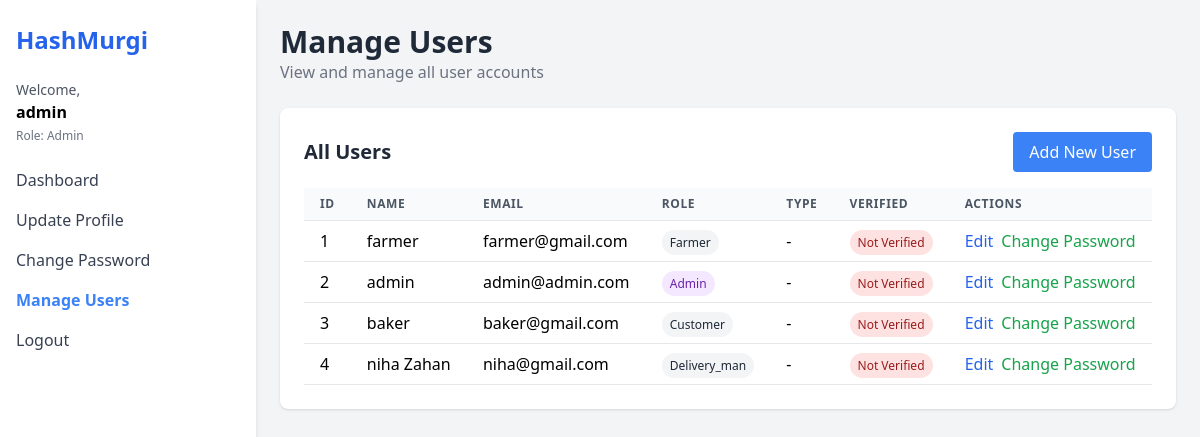
Screenshot of /users (signed in) with the database file from the repository.
### models.py (models this page shows)
class User(db.Model):
    id = db.Column(db.Integer, primary_key=True)
    email = db.Column(db.String(100), unique=True, nullable=False)
    name = db.Column(db.String(100), nullable=False)
    password = db.Column(db.String(200), nullable=False)
    role = db.Column(db.String(50), nullable=False)  # admin, manager, farmer, delivery_man, customer
    phone = db.Column(db.String(20))
    address = db.Column(db.Text)
    blood_group = db.Column(db.String(5))
    image = db.Column(db.String(200))

### app.py (the view)
@app.route('/users')
def manage_users():
    user_id = session.get('user_id')
    user = db.session.get(User, user_id)
    if user.role != 'admin':
        return redirect(url_for('home'))
    all_users = User.query.all()
    return render_template('users.html', user=user, all_users=all_users)

### templates/users.html (shortened to what this page needs)
<!DOCTYPE html>
<html lang="en">
<head>
  <script src="https://cdn.tailwindcss.com"></script>
</head>
<body class="bg-gray-100 min-h-screen">
  <div class="flex h-screen">
    <aside class="w-64 bg-white shadow-md px-4 py-6">
      <h1 class="text-2xl font-bold text-blue-600 mb-6">HashMurgi</h1>
      <div class="mb-6">
        <p class="text-sm text-gray-600">Welcome,</p>
        <p class="font-semibold">{{ user.name }}</p>
        <p class="text-xs text-gray-500 mt-1">Role: {{ user.role|capitalize }}</p>
      </div>
      <nav class="space-y-4">
        <a href="/" class="block text-gray-700 hover:text-blue-500">Dashboard</a>
        <a href="/update-profile" class="block text-gray-700 hover:text-blue-500">Update Profile</a>
        <a href="/change-password" class="block text-gray-700 hover:text-blue-500">Change Password</a>
        {% if user.role == 'admin' %}
        <a href="/users" class="block text-blue-500 font-semibold">Manage Users</a>
        {% endif %}
        <a href="/logout" class="block text-gray-700 hover:text-blue-500">Logout</a>
      </nav>
    </aside>
    <main class="flex-1 p-6 overflow-y-auto">
      <header class="mb-6">
        <h2 class="text-3xl font-semibold text-gray-800">Manage Users</h2>
        <p class="text-gray-500">View and manage all user accounts</p>
      </header>
      <section class="bg-white p-6 rounded-lg shadow">
        <div class="flex justify-between items-center mb-4">
          <h3 class="text-xl font-bold text-gray-800">All Users</h3>
          <a href="/register" class="bg-blue-500 text-white px-4 py-2 rounded hover:bg-blue-600">Add New User</a>
        </div>
        <div class="overflow-x-auto">
          <table class="min-w-full bg-white">
            <thead>
              <tr>
                <th class="py-2 px-4 border-b border-gray-200 bg-gray-50 text-left text-xs font-semibold text-gray-600 uppercase tracking-wider">ID</th>
                <th class="py-2 px-4 border-b border-gray-200 bg-gray-50 text-left text-xs font-semibold text-gray-600 uppercase tracking-wider">Name</th>
                <th class="py-2 px-4 border-b border-gray-200 bg-gray-50 text-left text-xs font-semibold text-gray-600 uppercase tracking-wider">Email</th>
                <th class="py-2 px-4 border-b border-gray-200 bg-gray-50 text-left text-xs font-semibold text-gray-600 uppercase tracking-wider">Role</th>
                <th class="py-2 px-4 border-b border-gray-200 bg-gray-50 text-left text-xs font-semibold text-gray-600 uppercase tracking-wider">Type</th>
                <th class="py-2 px-4 border-b border-gray-200 bg-gray-50 text-left text-xs font-semibold text-gray-600 uppercase tracking-wider">Verified</th>
                <th class="py-2 px-4 border-b border-gray-200 bg-gray-50 text-left text-xs font-semibold text-gray-600 uppercase tracking-wider">Actions</th>
              </tr>
            </thead>
            <tbody>
              {% for u in all_users %}
              <tr>
                <td class="py-2 px-4 border-b border-gray-200">{{ u.id }}</td>
                <td class="py-2 px-4 border-b border-gray-200">{{ u.name }}</td>
                <td class="py-2 px-4 border-b border-gray-200">{{ u.email }}</td>
                <td class="py-2 px-4 border-b border-gray-200">
                  <span class="px-2 py-1 text-xs rounded-full
                    {% if u.role == 'admin' %}bg-purple-100 text-purple-800
                    {% elif u.role == 'manager' %}bg-blue-100 text-blue-800
                    {% elif u.role == 'employee' %}bg-green-100 text-green-800
                    {% else %}bg-gray-100 text-gray-800{% endif %}">
                    {{ u.role|capitalize }}
                  </span>
                </td>
                <td class="py-2 px-4 border-b border-gray-200">
                  {% if u.role == 'employee' %}
                    <span class="px-2 py-1 text-xs rounded-full
                      {% if u.employee_type == 'farmer' %}bg-yellow-100 text-yellow-800
                      {% else %}bg-indigo-100 text-indigo-800{% endif %}">
                      {{ u.employee_type|capitalize }}
                    </span>
                  {% else %}
                    -
                  {% endif %}
                </td>
                <td class="py-2 px-4 border-b border-gray-200">
                  {% if u.verified %}
                  <span class="px-2 py-1 bg-green-100 text-green-800 text-xs rounded-full">Verified</span>
                  {% else %}
                  <span class="px-2 py-1 bg-red-100 text-red-800 text-xs rounded-full">Not Verified</span>
                  {% endif %}
                </td>
                <td class="py-2 px-4 border-b border-gray-200">
                  <div class="flex space-x-2">
                    <form action="/select-user" method="POST">
                      <button type="submit" class="text-blue-600 hover:underline">Edit</button>
                    </form>
                    <form action="/select-user-password" method="POST">
                      <button type="submit" class="text-green-600 hover:underline">Change Password</button>
                    </form>
                  </div>
                </td>
              </tr>
              {% endfor %}
            </tbody>
          </table>
        </div>
      </section>
    </main>
  </div>
</body>
</html>

### rows the page displays
User: name "admin", role "Admin", id "2", email "admin@admin.com"
User: id "1", name "farmer", email "farmer@gmail.com", role "Farmer"
User: id "3", name "baker", email "baker@gmail.com", role "Customer"
User: id "4", name "niha Zahan", email "niha@gmail.com", role "Delivery_man"
